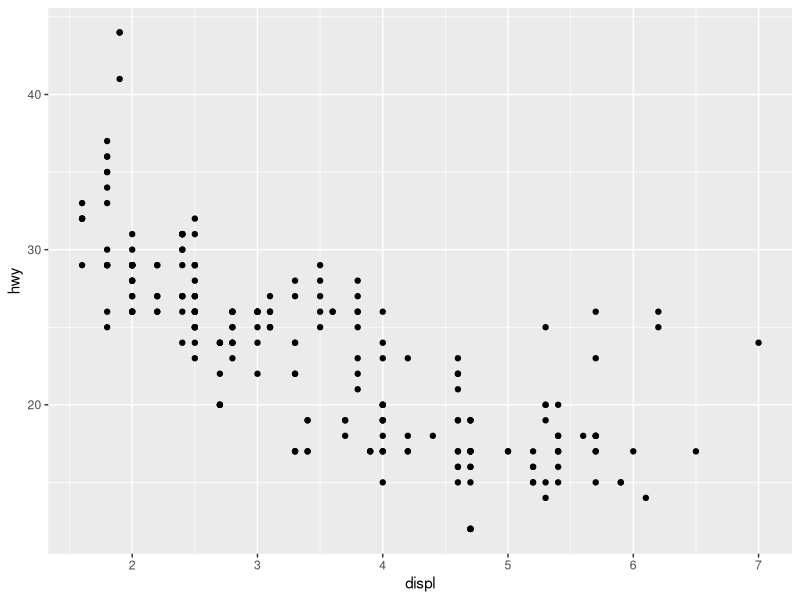
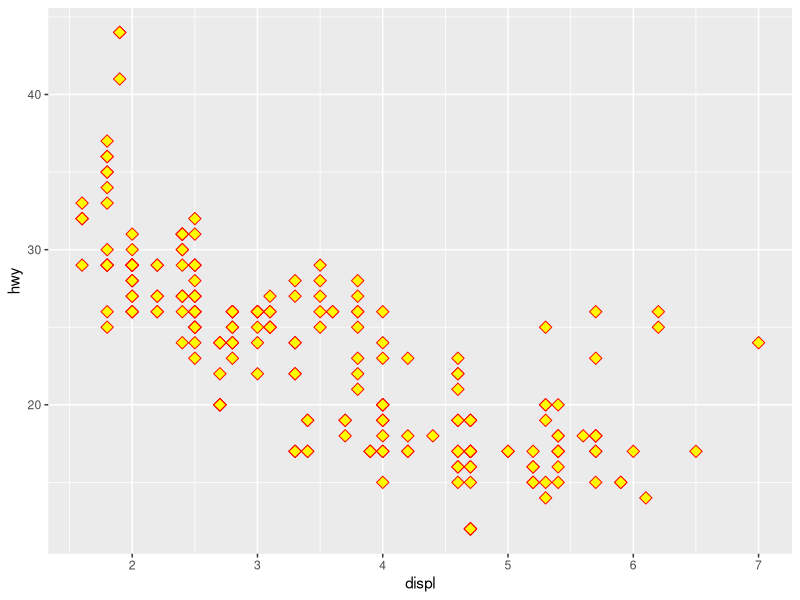
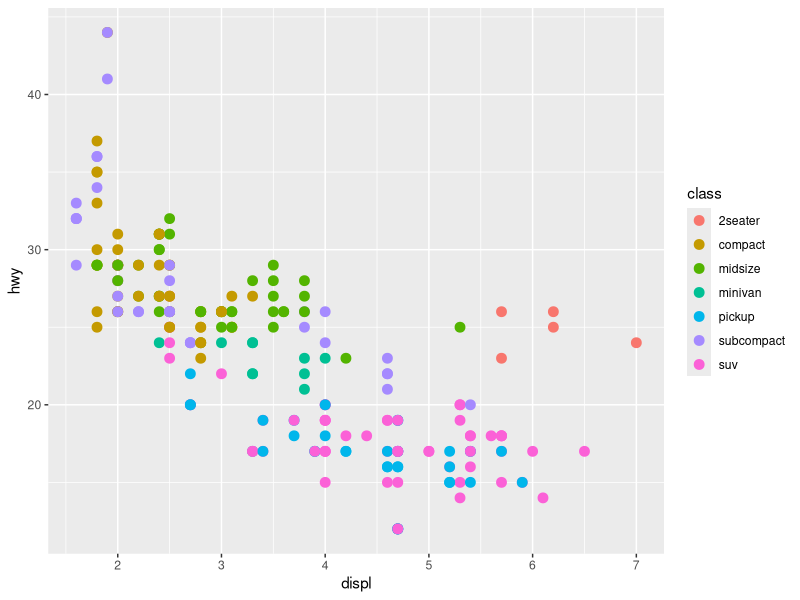
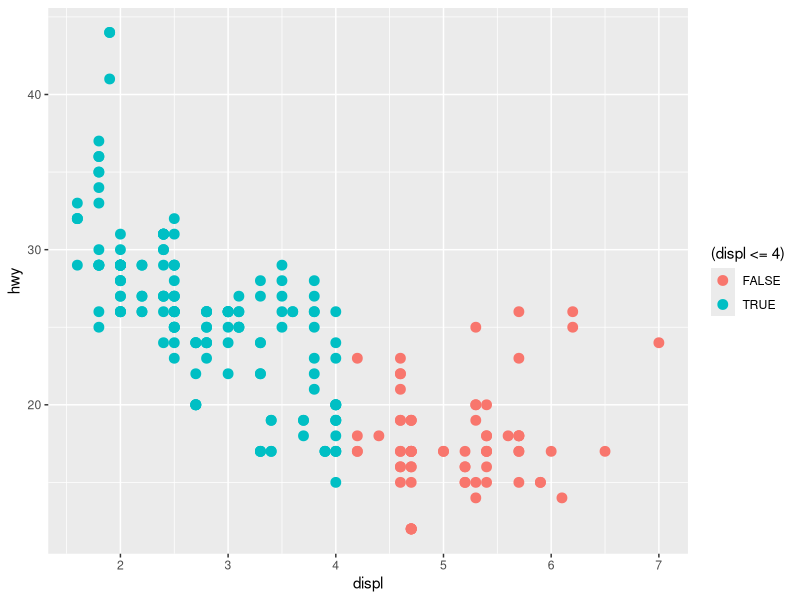
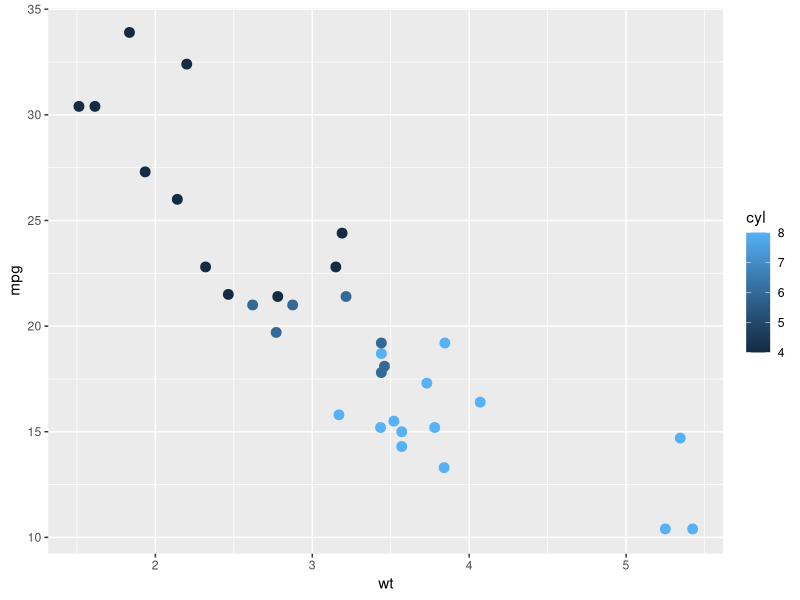
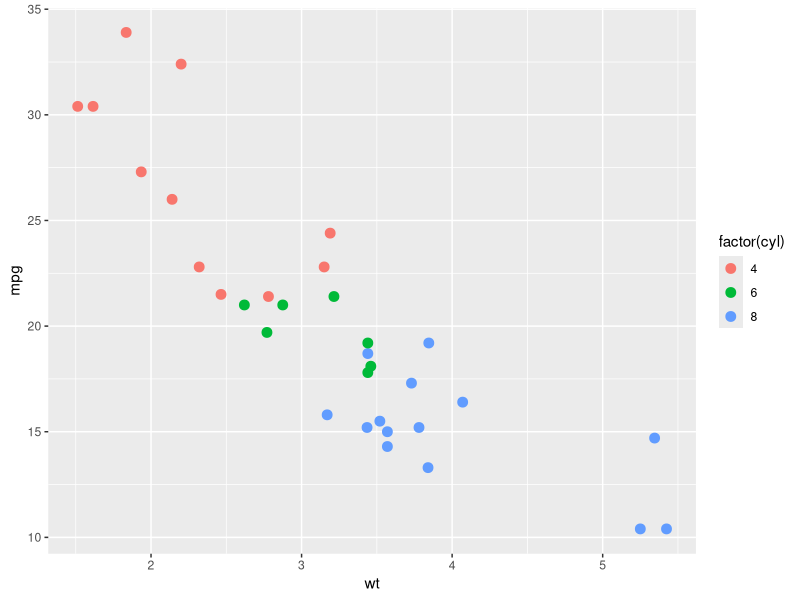
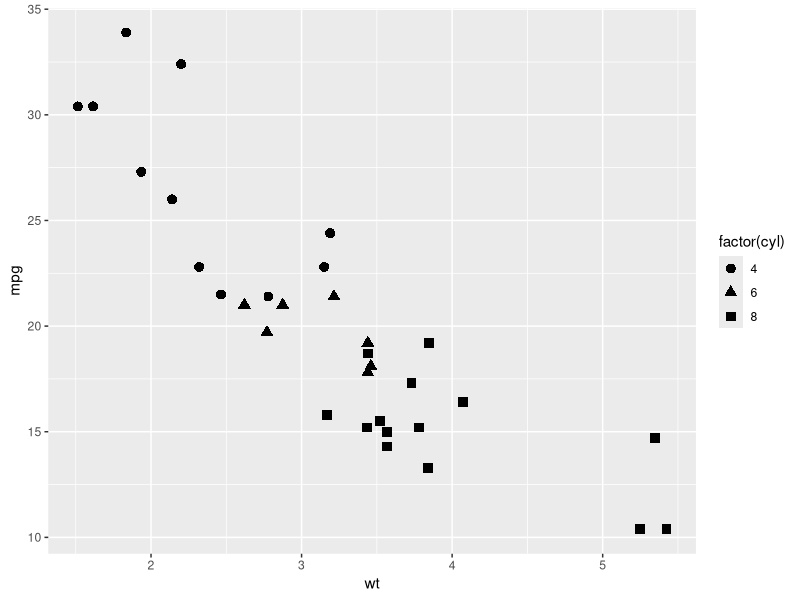
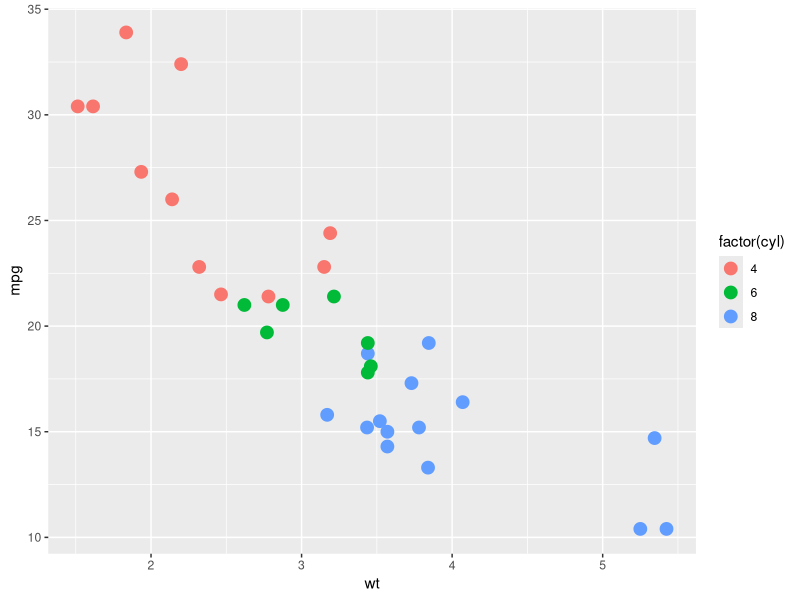

The R source for these figures, in order:
## ---- chunk 1
knitr::opts_chunk$set(echo = TRUE)
library(ggplot2)
## ---- chunk 2
data(mpg)
# View(mpg) #leyendo datos
attach(mpg)
str(mpg)
## ---- chunk 3
p <- ggplot(data = mpg) # PASO 1
p + geom_point(aes(x=displ,y=hwy))

# ?geom_point # Buscar Ayuda
## ---- chunk 4
    p + geom_point(aes(x=displ,y=hwy), shape=23, size=3, color="red",fill="yellow")

## ---- chunk 5
p + geom_point(aes(x=displ,y=hwy, color=class),size=3)
## ---- chunk 6
p + geom_point(aes(x=displ,y=hwy, color=(displ <= 4) ), size=3)
## ---- chunk 7
#str(mtcars) # Nuevo Data Frame
    p <- ggplot(mtcars, aes(wt, mpg))
 
    p + geom_point(aes(colour = cyl), size=3) # No es un factor es número
## ---- chunk 8
p + geom_point(aes(colour = factor(cyl)), size=3)
## ---- chunk 9
p + geom_point(aes(shape = factor(cyl)), size=3)
## ---- chunk 10
p + geom_point(aes(colour = factor(cyl)), size = 4) 
    
